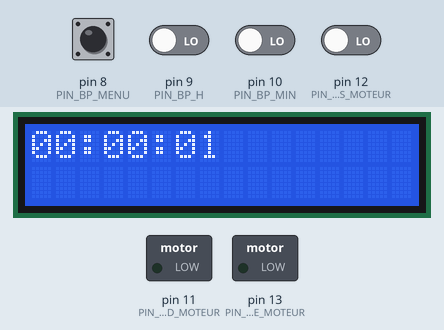
A sketch run on a simulated Arduino Uno, built with avr-gcc and run on an emulated ATmega328P. Shown: 16×2 character LCD, switched loads named in the sketch (green lamp = pin HIGH). The inputs (shaded band) are chosen by the test bench; at power-on: pin 8 (PIN_BP_MENU), pin 9 (PIN_BP_H), pin 10 (PIN_BP_MIN), pin 12 (PIN_CAPTEUR_POS_MOTEUR) LOW. What the sketch prints to the serial monitor is not drawn.

Above: at 1.2 s.
1.3 s: pin 8 (PIN_BP_MENU) pulled HIGH for 0.15 s
At 2.5 s:
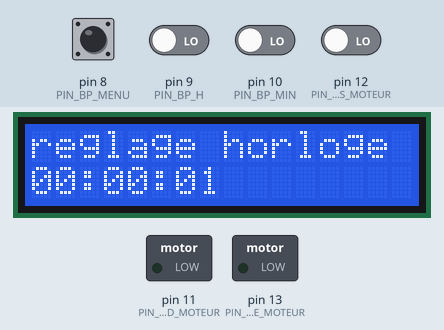
2.9 s: pin 8 (PIN_BP_MENU) pulled HIGH for 1 s
At 4.0 s:
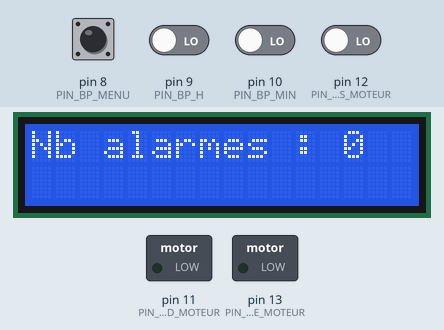
5.4 s: pin 10 (PIN_BP_MIN) driven HIGH
At 6.1 s:
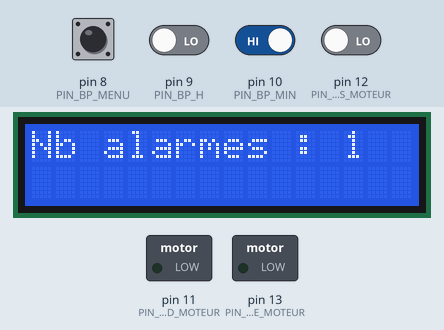
6.9 s: pin 8 (PIN_BP_MENU) pulled HIGH for 0.15 s
At 7.6 s:
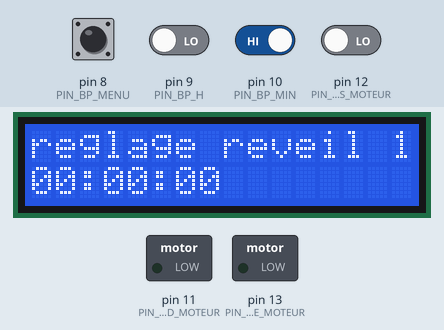
8.5 s: pin 9 (PIN_BP_H) driven HIGH
At 8.9 s:
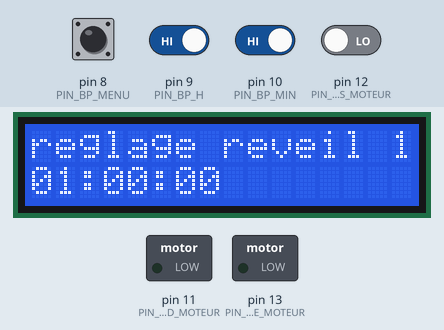
Timing chart, 0 to 11.0 s (numbered marks = the images above; inputs shaded):
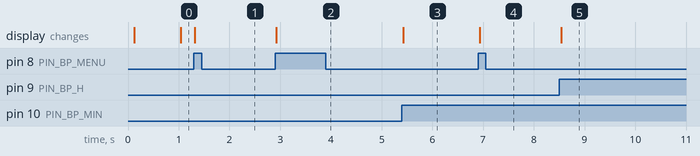

The sketch:

distributeur.ino
```cpp
/// Réveil programmable.
/// Gère l'heure actuelle et l'heure programmable ; tout s'affiche sur un
/// écran LCD. A l'heure programmée, la sortie de l'alarme passe à l'état haut.
/// Navigation affichage de l'heure -> réglage heure actuelle -> réglage heure réveil
/// via un BP ; 2 autres BP pour ajuster les heures / les minutes.
/// Les boutons sont gérés avec une classe spécifique Bouton.
/// L'alarme dure une minute. Le déclenchement de l'alarme est activable / désactivable
/// via un appui sur le bouton Heures (quand on est en mode affichage de l'heure actuelle).
/// Lorsque l'alarme est activable, l'heure programmée est affichée en plus de l'heure actuelle.
/// L'ensemble est géré par une machine d'états.

#include <FiniteStateMachine.h>
#include <LiquidCrystal.h>
#include <Time.h>

#include "Bouton.h"    // gère un bouton poussoir
#include "InterfaceIO.h"
#include "AlarmeMgr.h" // gère l'alarme

const bool etatAppui = HIGH;  // état d'un bouton quand on appuie dessus

int indAlarme(0);

Bouton BPReglage(PIN_BP_MENU, etatAppui);
Bouton BPHeure(PIN_BP_H, etatAppui);
Bouton BPMinute(PIN_BP_MIN, etatAppui);
Bouton BPPosMoteur(PIN_CAPTEUR_POS_MOTEUR, etatAppui);

// énumération permettant d'identifier facilement les états du système
// avantage : on peut faire un switch pour gérer les transitions dans la focntion loop
enum IdEtats
{
	AFFICHAGE_HEURE_ACTUELLE,
	REGLAGE_HEURE_ACTUELLE,
	REGLAGE_HEURE_REVEIL,
	DISTRIBUTION,
	FIN_DISTRIBUTION,
	SET_NB_ALARMES
};

InterfaceIO m_IO;

// initialisation des états de l'automate
State etatAffichageHeureActuelle(entreeAffichageHeureActuelle, afficherHeureActuelle, NO_EXIT);
State etatReglageHeureActuelle(entreeReglageHeureActuelle, reglageHeureActuelle, NO_EXIT);
State etatReglageHeureReveil(entreeReglageHeureReveil, reglageHeureReveil, NO_EXIT);
State etatDistribution(entreeDistribution, distribuer, NO_EXIT);
State etatFinDistribution(entreeFinDistribution, finDistribuer, sortieFinDistribuer);
State etatNbAlarmes(entreeNbAlarmes, reglageNbAlarmes, NO_EXIT);

// initialisation de l'automate lui-même
FiniteStateMachine automate(etatAffichageHeureActuelle);
IdEtats etatActuel = AFFICHAGE_HEURE_ACTUELLE;

// initialisation du gestionnaire d'alarme
AlarmeMgr alarme;


/// Initialisation du module.
void setup()
{
	// initialisation de la liaison série (pour le debug)
	Serial.begin(9600);
	//delay(500);
	Serial.println("InterfaceIO : init OK");
}

/// Incrémente une heure en controlant la validité.
void incrementerHeure(uint8_t & heure)
{
	if (++heure >= 24)
		heure = 0;

	//Serial.println(heure);
}

/// Incrémente les minutes en controlant la validité.
void incrementerMinutes(uint8_t & minutes)
{
	if (++minutes >= 60)
		minutes = 0;

	//Serial.println(minutes);
}

void reglageHeureReveil(void)
{
	// on scinde le temps en champs exploitables
	tmElements_t heureDecomposee;
	breakTime(alarme.getHeureAlarme(indAlarme), heureDecomposee);

	// réglage de l'heure de réveil
	if (BPHeure.onPress())
	{
		incrementerHeure(heureDecomposee.Hour);
	}

	// réglage des minutes
	if (BPMinute.onPress())
	{
		incrementerMinutes(heureDecomposee.Minute);
	}

	alarme.setHeureAlarme(indAlarme, makeTime(heureDecomposee));

	m_IO.afficherMessage(String("reglage reveil ") + (indAlarme + 1), 0);
	m_IO.afficherHeure(heureDecomposee.Hour, heureDecomposee.Minute, heureDecomposee.Second, 1);
}

void reglageHeureActuelle(void)
{
	// on scinde le temps en champs exploitables
	tmElements_t heureDecomposee;
	breakTime(now(), heureDecomposee);

	// réglage de l'heure actuelle
	if (BPHeure.onPress())
	{
		incrementerHeure(heureDecomposee.Hour);
	}

	// réglage des minutes
	if (BPMinute.onPress())
	{
		incrementerMinutes(heureDecomposee.Minute);
	}

	setTime(makeTime(heureDecomposee));
	m_IO.afficherMessage("reglage horloge", 0);
	m_IO.afficherHeure(hour(), minute(), second(), 1);
}

void reveiller(void)
{
	m_IO.afficherHeure(hour(), minute(), second(), 0);
	m_IO.afficherMessage("Debout!", 1);
}

void reglageNbAlarmes(void)
{
	//
	if (BPHeure.onPress())
	{
		alarme.setNbAlarmes(alarme.getNbAlarmes() - 1);
		m_IO.afficherMessage(String("Nb alarmes : ") + String(alarme.getNbAlarmes()), 0);
	}

	//
	if (BPMinute.onPress())
	{
		alarme.setNbAlarmes(alarme.getNbAlarmes() + 1);
		m_IO.afficherMessage(String("Nb alarmes : ") + String(alarme.getNbAlarmes()), 0);
	}
}

void couperReveil(void)
{
	alarme.setAlarmeActive(false);
}

void distribuer(void)
{
	// rien
}

void finDistribuer(void)
{
	// rien
}

/// Méthode appelée lorsqu'on entre dans l'état "afficher heure actuelle".
void entreeAffichageHeureActuelle(void)
{
	Serial.println("Passage a l'etat AFFICHAGE_HEURE_ACTUELLE");
	m_IO.effacerEcran();
	etatActuel = AFFICHAGE_HEURE_ACTUELLE;
}

/// Méthode appelée à chaque cycle quand on est dans l'état "afficher heure actuelle".
void afficherHeureActuelle(void)
{
	m_IO.afficherHeure(hour(), minute(), second(), 0);
}

/// Méthode appelée lorsqu'on entre dans l'état "réglage heure actuelle".
void entreeReglageHeureActuelle(void)
{
	Serial.println("Passage a l'etat REGLAGE_HEURE_ACTUELLE");
	m_IO.effacerEcran();
	etatActuel = REGLAGE_HEURE_ACTUELLE;
}

/// Méthode appelée lorsqu'on entre dans l'état "réglage heure réveil".
void entreeReglageHeureReveil(void)
{
	Serial.println("Passage a l'etat REGLAGE_HEURE_REVEIL");
	m_IO.effacerEcran();
	etatActuel = REGLAGE_HEURE_REVEIL;
}

/// Méthode appelée lorsqu'on entre dans l'état "distribution".
void entreeDistribution(void)
{
	Serial.println("Passage a l'etat DISTRIBUTION");
	m_IO.effacerEcran();
	m_IO.afficherMessage("Distribution", 0);
	etatActuel = DISTRIBUTION;
	alarme.setAlarmeActive(true);
}

void entreeFinDistribution(void)
{
	Serial.println("Passage a l'etat FIN_DISTRIBUTION");
	etatActuel = FIN_DISTRIBUTION;
}

void entreeNbAlarmes(void)
{
	Serial.println("Passage a l'etat set Nb alarmes");
	m_IO.effacerEcran();
	m_IO.afficherMessage(String("Nb alarmes : ") + String(alarme.getNbAlarmes()), 0);
	etatActuel = SET_NB_ALARMES;
}

void sortieFinDistribuer(void)
{
	Serial.println("Coupure moteur");
	alarme.setAlarmeActive(false);
}

void loop()
{
	// Rafraîchissement de l'état des boutons
	BPReglage.listen();
	BPHeure.listen();
	BPMinute.listen();
	BPPosMoteur.listen();

	switch (etatActuel)
	{
	case AFFICHAGE_HEURE_ACTUELLE:
		if (alarme.activerAlarme())// changement d'état
		{
			automate.transitionTo(etatDistribution);
			break;
		}
		if (BPReglage.onPress())// changement d'état
			automate.transitionTo(etatReglageHeureActuelle);

		break;

	case REGLAGE_HEURE_ACTUELLE:
		if (BPReglage.onPress())// changement d'état
			automate.transitionTo(etatNbAlarmes);

		break;

	case SET_NB_ALARMES:
		if (BPReglage.onPress())// changement d'état
		{
			// on change d'état si on a parcouru toutes les alarmes
			indAlarme = 0;
			if (alarme.getNbAlarmes() != 0)
				automate.transitionTo(etatReglageHeureReveil);
			else // cas où aucune alarme n'est active
				automate.transitionTo(etatAffichageHeureActuelle);
		}
		break;

	case REGLAGE_HEURE_REVEIL:
		if (BPReglage.onPress())// changement d'état
		{
			// on change d'état si on a parcouru toutes les alarmes
			if (++indAlarme >= alarme.getNbAlarmes())
				automate.transitionTo(etatAffichageHeureActuelle);

		}
		break;

	case DISTRIBUTION:
		if (BPPosMoteur.onPress())	//  on arrive à la position finale
		{
			automate.transitionTo(etatFinDistribution);
		}
		break;

	case FIN_DISTRIBUTION:
		if (BPPosMoteur.released())	//  position finale atteinte
		{
			automate.transitionTo(etatAffichageHeureActuelle);
		}
		break;

	default:
		Serial.println("Erreur dans la machine d'etats : etat inconnu!");
		break;
	}

	// traitement de l'état actuel
	automate.update();

	delay(50);
}
```

AlarmeMgr.h
```cpp
#ifndef ALARMEMGR_H
#define ALARMEMGR_H

#include <Arduino.h>
#include <Time.h>


/// gestionnaire d'alarmes.
class AlarmeMgr
{
public:

	static const int NB_ALARMES_MAX = 4;	///< nombre maximal d'alarmes

	AlarmeMgr(void)
		:
		m_pinCommandeSonnerie(PIN_CMD_MOTEUR),
		m_nbAlarmes(0),
		m_alarmeActive(false)
	{
		pinMode(PIN_CMD_MOTEUR, OUTPUT);
		analogWrite(PIN_CMD_MOTEUR, 0);

		pinMode(PIN_ENABLE_MOTEUR, OUTPUT);
		digitalWrite(PIN_ENABLE_MOTEUR, LOW);
	}


	const time_t & getHeureAlarme(const int & ind) { return m_heureAlarme[ind]; }
	void setHeureAlarme(const int & ind, time_t heure) { m_heureAlarme[ind] = heure; }

	bool getAlarmeActive(void) const { return m_alarmeActive; }

	void setAlarmeActive(bool active)
	{
		m_alarmeActive = active;
		analogWrite(m_pinCommandeSonnerie, (m_alarmeActive ? VITESSE_MOTEUR : 0));
		digitalWrite(PIN_ENABLE_MOTEUR, (m_alarmeActive ? HIGH : LOW));
	}

	int getNbAlarmes(void) const { return m_nbAlarmes; }
	void setNbAlarmes(const unsigned int & nb) { if (nb <= NB_ALARMES_MAX) m_nbAlarmes = nb; }

	/// Vrai si l'alarme doit être déclenchée.
	/// Critère actuel : l'heure actuelle est égale à l'heure d'une l'alarme
	/// (comparaison des heures, minutes et secondes), et cette alarme est activable.
	/// _return true si l'alarme doit être activée.
	bool activerAlarme(void)
	{
		for (int i(0); i < m_nbAlarmes; ++i)
		{
			tmElements_t heureReveilDecomposee;
			breakTime(m_heureAlarme[i], heureReveilDecomposee);
			if (heureReveilDecomposee.Hour == hour()
				&& heureReveilDecomposee.Minute == minute()
				&& heureReveilDecomposee.Second == second())
				return true;
		}
		return false;
	}

private:
	int		m_pinCommandeSonnerie;			///< broche d'activation de la sonnerie
	int m_nbAlarmes;						///< nombre d'alarmes actives
	time_t m_heureAlarme[NB_ALARMES_MAX];	///< heure d'activation des alarmes
	bool	m_alarmeActive;					///< vrai si l'alarme est actuellement activée
};
#endif //ALARMEMGR_H
```

Bouton.h
```cpp
/// \file Bouton.h
/// \author ultrakiwi
#ifndef BOUTON_H
#define BOUTON_H

#include <Arduino.h>

/// Classe très simple gérant un bouton poussoir connecté sur une entrée numérique.
class Bouton
{
public:
	Bouton(const int & pinBP, const bool & etatRepos = LOW);
	~Bouton(void) {};

	void listen(void)
	{
		m_etatPrecedent = m_etatActuel;
		m_etatActuel = digitalRead(m_pinBP);
	}

	bool pressed(void) const { return m_etatActuel == m_niveauAppui; }
	bool released(void) const { return !pressed(); }

	bool onPress(void) const { return (pressed() && (m_etatPrecedent != m_niveauAppui)); }
	bool onRelease(void) const { return (!pressed() && (m_etatPrecedent != m_niveauAppui)); }

private:
	const int m_pinBP;		///< broche sur laquelle est connecté le bouton
	bool m_niveauAppui;		///< état actif du bouton (ie quand il est enfoncé)
	bool m_etatActuel;		///< dernier état lu du bouton
	bool m_etatPrecedent;	///< état du bouton lors de la précédente lecture
};

Bouton::Bouton(const int & pinBP,
	const bool & niveauAppui)
	:
	m_pinBP(pinBP),
	m_niveauAppui(niveauAppui),
	m_etatActuel(!m_niveauAppui),
	m_etatPrecedent(m_etatActuel)
{
	pinMode(m_pinBP, INPUT);
}

#endif //BOUTON_H
```

InterfaceIO.cpp
```cpp
#include "InterfaceIO.h"

InterfaceIO::InterfaceIO()
	:
	m_lcd(PIN_RS, PIN_E, PIN_D4, PIN_D5, PIN_D6, PIN_D7)
	//BPHeure(PIN_BP_H, etatAppui)
{
	// initialisation de l'écran
	m_lcd.begin(16, 2); // 16 caractères par ligne, 2 lignes
	m_lcd.noAutoscroll();
}


/// Affiche une heure sur l'écran LCD.
void InterfaceIO::afficherHeure(int heures, int minutes, int secondes, int ligne)
{
	m_lcd.setCursor(0, ligne);

	afficherMessage((heures < 10 ? "0" : "") + String(heures) + String(":") +
		(minutes < 10 ? "0" : "") + String(minutes) + ":" +
		(secondes < 10 ? "0" : "") + String(secondes), ligne);
}

/// Efface l'écran LCD.
void InterfaceIO::effacerEcran(void)
{
	m_lcd.clear();
}
```

InterfaceIO.h
```cpp
#ifndef INTERFACEIO_H
#define INTERFACEIO_H

#include "Arduino.h"
#include <LiquidCrystal.h> // inclure également dans le .ino
//#include "Bouton.h"    // gère un bouton poussoir


// Affectation des entrées / sorties
enum ArduinoPinout
{
	PIN_RS					= 2,	// broche de l'autorisation de lecture du LCD
	PIN_E					= 3,	// broche E (activation du registre) du LCD
	PIN_D4					= 4,	// broche D4 du LCD
	PIN_D5					= 5,	// broche D5 du LCD
	PIN_D6					= 6,	// broche D6 du LCD
	PIN_D7					= 7,	// broche D7 du LCD

	PIN_BP_MENU				= 8,	// pour commander le réglage
	PIN_BP_H				= 9,	// pour le réglage de l'heure
	PIN_BP_MIN				= 10,	// pour le réglage des minutes

	PIN_CMD_MOTEUR			= 11,	// commande du moteur
	PIN_CAPTEUR_POS_MOTEUR	= 12,	// capteur de position du moteur
	PIN_ENABLE_MOTEUR		= 13	// autorise le moteur à tourner
};

static const int VITESSE_MOTEUR = 128; // [0;255]

class InterfaceIO
{
public:
	InterfaceIO();

	void afficherMessage(const String & msg, int ligne)
	{
		m_lcd.setCursor(0, ligne);
		m_lcd.print(msg);
	}

	void afficherHeure(int heures, int minutes, int secondes, int ligne);
	void effacerEcran(void);

	//const Bouton & getBPHeure(void) const { return BPHeure; }

	//void listen(void)
	//{
	//	BPHeure.listen();
	//}

private:
	LiquidCrystal	m_lcd;	// LCD
	//Bouton BPHeure;
};

#endif //INTERFACEIO_H
```

Measured:
- after the input at 1.3 s, the display: changes at once (image 1)
- after the input at 2.9 s, the display: changes at once (image 2)
- after the input at 5.4 s, the display: changes at once (image 3)
- after the input at 6.9 s, the display: changes at once (image 4)
- after the input at 8.5 s, the display: changes at once (image 5)
